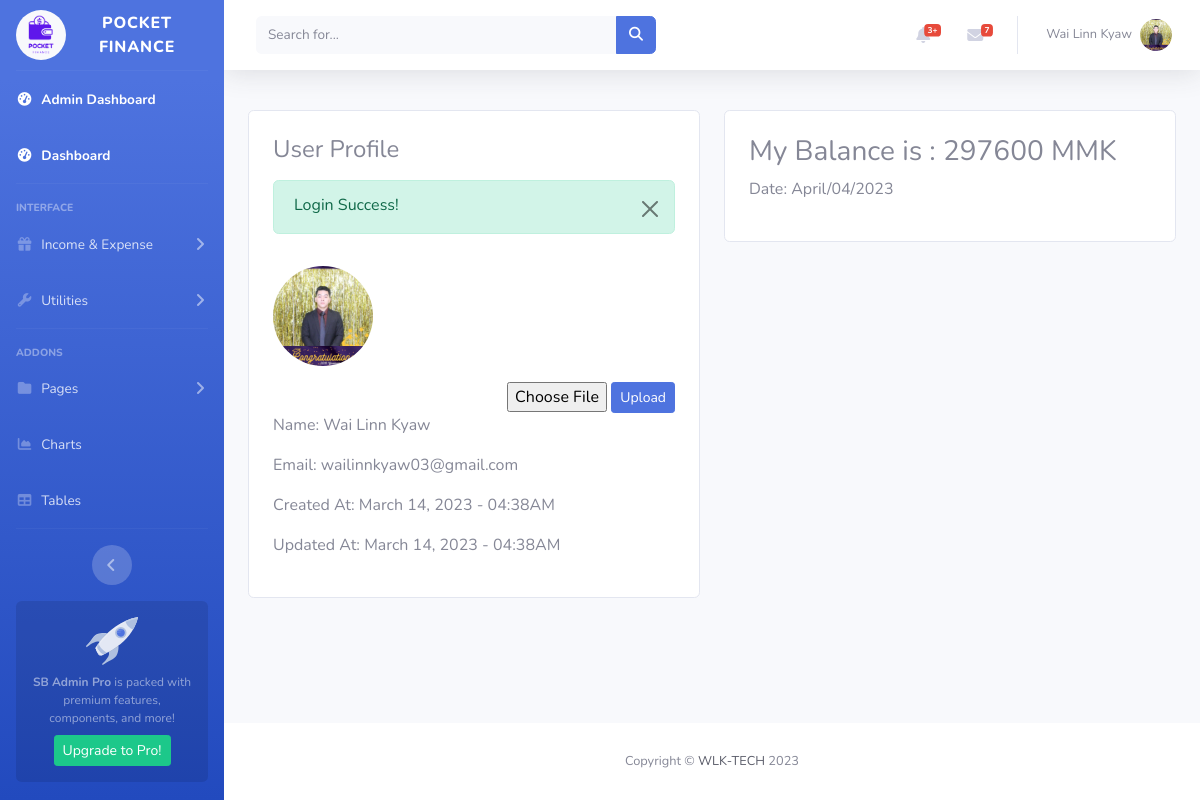
Screenshot of /index.php?page=profile (signed in) with the database file from the repository.
### tables this page shows
CREATE TABLE `users` (
  `id` int(11) NOT NULL,
  `name` varchar(255) DEFAULT NULL,
  `email` varchar(255) DEFAULT NULL,
  `password` varchar(255) DEFAULT NULL,
  `profile` varchar(255) DEFAULT '1.png',
  `status` tinyint(4) NOT NULL DEFAULT 0,
  `role_id` int(11) NOT NULL DEFAULT 2,
  `created_at` timestamp NOT NULL DEFAULT current_timestamp(),
  `updated_at` timestamp NOT NULL DEFAULT current_timestamp()
);

### app/QueryBuilder.php (called while the page is built, shortened)
<?php
class QueryBuilder{
    private $conn;
    public function __construct($connection){
        $this->conn = $connection;
        return $this->conn;
    }
    public function balance($id){
        $state = $this->conn->prepare("SELECT (SELECT sum(total) FROM incomes WHERE created_by=:id) as intotal, (SELECT sum(total) FROM expenses WHERE created_by=:id) as exptotal");
        $state->bindParam(":id", $id);
        $state->execute();
        $result = $state->fetch(PDO::FETCH_ASSOC);
        $balance = $result['intotal']-$result['exptotal'];
        return $balance;
    }
    public function get($table, $cols, $join, $where){
        $sql = "SELECT $cols FROM $table";
        if($where != null){
            $sql .= " WHERE $where";
        }
        $stmt = $this->conn->prepare($sql);
        $stmt->execute();
        $result = $stmt->fetch(PDO::FETCH_ASSOC);
        return $result;
    }
}
?>

### views/frontend/profile.php (the view, shortened to what this page needs)
<div class="container">
    <div class="row">
        <div class="col-md-6">
            <div class="card p-4 my-3">
                <h4 class="mb-3">User Profile</h4>
                <?php if(isset($_SESSION['msg'])){ ?>
                    <div class="alert alert-success alert-dismissible fade show pb-3" role="alert">
                    <?php echo $_SESSION['msg'] ?>
                        <button type="button" class="btn-close" data-bs-dismiss="alert" aria-label="Close"></button>
                    </div>
                <?php }?>
                <?php
                $id = $_SESSION['auth']['id'];
                $user = $query->get("users", "*", null, "id = $id");
                ?>
                <img src="./assets/profiles/<?= $user['profile'] ?>" width="100px" height="100px" alt="" class=" my-3 rounded-circle">
                <form class="d-inline text-end" action="./controllers/UserController.php" method="post" enctype="multipart/form-data">
                    <input type="file" style="width:100px" name="profile" id="">
                    <button class="btn btn-sm btn-primary" type="submit">Upload</button>
                </form>
                <p>Name: <?= $user['name'] ?></p>
                <p>Email: <?= $user['email'] ?></p>
                <p>Created At: <?= date("F d, Y - H:iA", strtotime($user['created_at'])) ?></p>
                <p>Updated At: <?= date("F d, Y - H:iA", strtotime($user['updated_at']))  ?></p>
            </div>
        </div>
        <div class="col-md-6">
            <div class="card p-4 my-3">
                <h3>My Balance is : <?php
                        $id = $_SESSION['auth']['id'];
                        $balances = $query->balance($id);
                        echo $balances." MMK";
                        ?></h3>
                <p>Date: <?php date_default_timezone_set('Asia/Yangon'); echo date('F/d/Y'); ?></p>
            </div>
        </div>
    </div>
</div>

### views/frontend/layouts/nav.php (shortened to what this page needs)
<div id="content-wrapper" class="d-flex flex-column">
    <div id="content">
        <nav class="navbar navbar-expand navbar-light bg-white topbar mb-4 static-top shadow">
            <form
                class="d-none d-sm-inline-block form-inline mr-auto ml-md-3 my-2 my-md-0 mw-100 navbar-search">
                <div class="input-group">
                    <input type="text" class="form-control bg-light border-0 small" placeholder="Search for..."
                        aria-label="Search" aria-describedby="basic-addon2">
                    <div class="input-group-append">
                        <button class="btn btn-primary" type="button">
                            <i class="fas fa-search fa-sm"></i>
                        </button>
                    </div>
                </div>
            </form>
            <ul class="navbar-nav ml-auto">
                <li class="nav-item dropdown no-arrow mx-1">
                    <a class="nav-link dropdown-toggle" href="#" id="alertsDropdown" role="button"
                        data-toggle="dropdown" aria-haspopup="true" aria-expanded="false">
                        <i class="fas fa-bell fa-fw"></i>
                        <span class="badge badge-danger badge-counter">3+</span>
                    </a>
                </li>
                <li class="nav-item dropdown no-arrow mx-1">
                    <a class="nav-link dropdown-toggle" href="#" id="messagesDropdown" role="button"
                        data-toggle="dropdown" aria-haspopup="true" aria-expanded="false">
                        <i class="fas fa-envelope fa-fw"></i>
                        <span class="badge badge-danger badge-counter">7</span>
                    </a>
                </li>
                <li class="nav-item dropdown no-arrow">
                    <?php
                    $id = $_SESSION['auth']['id'];
                    $user = $query->get("users", "*", null, "id = $id");
                    ?>
                    <a class="nav-link dropdown-toggle" href="#" id="userDropdown" role="button"
                        data-toggle="dropdown" aria-haspopup="true" aria-expanded="false">
                        <span class="mr-2 d-none d-lg-inline text-gray-600 small"><?= $user['name'] ?></span>
                        <img class="img-profile rounded-circle"
                            src="./assets/profiles/<?= $user['profile'] ?>">
                    </a>
                </li>
            </ul>
        </nav>

### rows the page displays
users: name "Wai Linn Kyaw", profile (picture), email "wailinnkyaw03@gmail.com", created_at "March 14, 2023 - 04:38AM", updated_at "March 14, 2023 - 04:38AM"

### other values shown
$_SESSION['msg'] "Login Success!"
$balances "297600"
